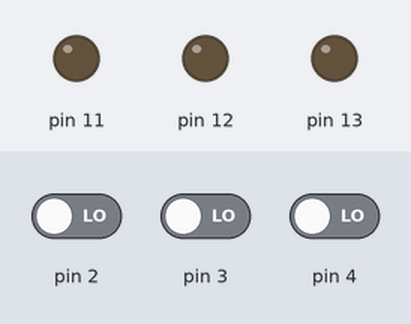
Recording of a sketch running on a simulated Arduino Uno, built with avr-gcc and run on an emulated ATmega328P. On the bench: output pins drawn as LEDs (lit = HIGH). The inputs (shaded band) are chosen by the test bench; at power-on: pin 2 LOW, pin 3 LOW, pin 4 LOW.

Above: at 1.2 s.
1.3 s: pin 2 driven HIGH
At 2.5 s:
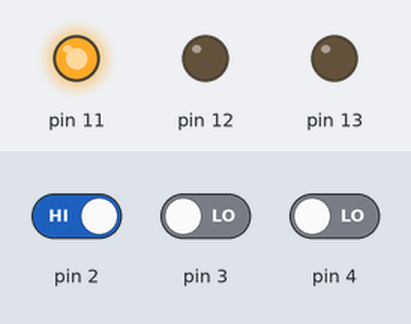
2.8 s: pin 3 driven HIGH
At 3.8 s:
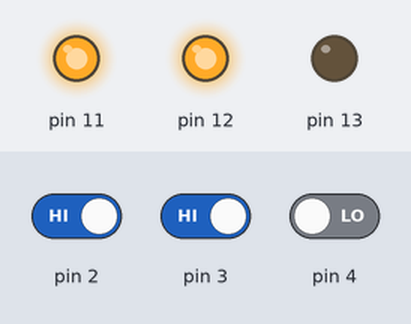
4.3 s: pin 4 driven HIGH
At 4.9 s:
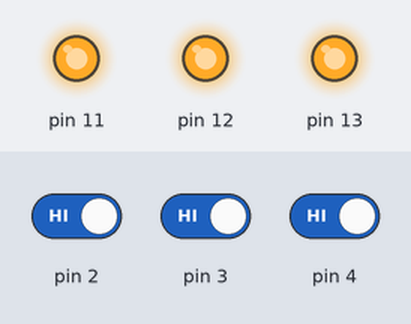
5.8 s: pin 2 driven LOW
At 6.1 s:
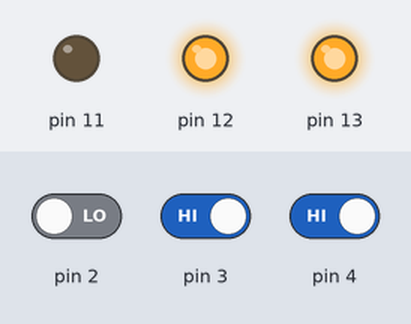
7.3 s: pin 3 driven LOW
At 8.4 s:
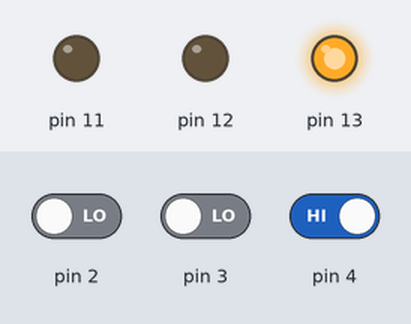
8.8 s: pin 2 driven HIGH
At 9.6 s:
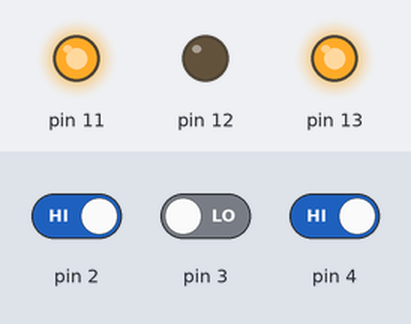
Timing chart, 0 to 11.3 s (numbered marks = the images above; inputs shaded):
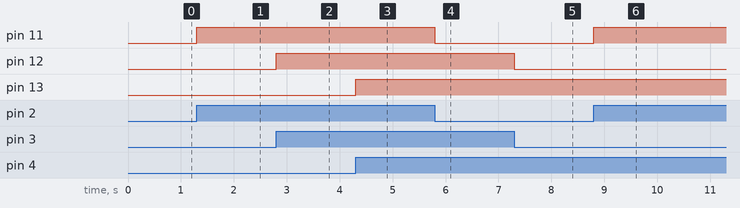

Measured:
- after the input at 1.3 s, pin 11: LOW → HIGH at once
- after the input at 2.8 s, pin 12: LOW → HIGH at once
- after the input at 4.3 s, pin 13: LOW → HIGH at once
- after the input at 5.8 s, pin 11: HIGH → LOW at once
- after the input at 7.3 s, pin 12: HIGH → LOW at once
- after the input at 8.8 s, pin 11: LOW → HIGH at once

The sketch:

pushButtonLed.ino
```cpp
void setup() {
  pinMode(2, INPUT);
  pinMode(3, INPUT);
  pinMode(4, INPUT);
  // Serial.begin(9600);
  pinMode(13, OUTPUT);
  pinMode(12, OUTPUT);
  pinMode(11, OUTPUT);
}

void loop() {
  int buttonState1 = digitalRead(2);
  int buttonState2 = digitalRead(3);
  int buttonState3 = digitalRead(4);
  // Serial.println(buttonState1);
  // Serial.println(buttonState2);
  // Serial.println(buttonState3);

  // if(buttonState1 == 0) {
  //   digitalWrite(11, LOW);
  // } else {
  //   digitalWrite(11, HIGH);
  // }
  // if(buttonState2 == 0) {
  //   digitalWrite(12, LOW);
  // } else {
  //   digitalWrite(12, HIGH);
  // }
  // if(buttonState3 == 0) {
  //   digitalWrite(13, LOW);
  // } else {
  //   digitalWrite(13, HIGH);
  // }

  digitalWrite(11, buttonState1);
  digitalWrite(12, buttonState2);
  digitalWrite(13, buttonState3);
}
```
